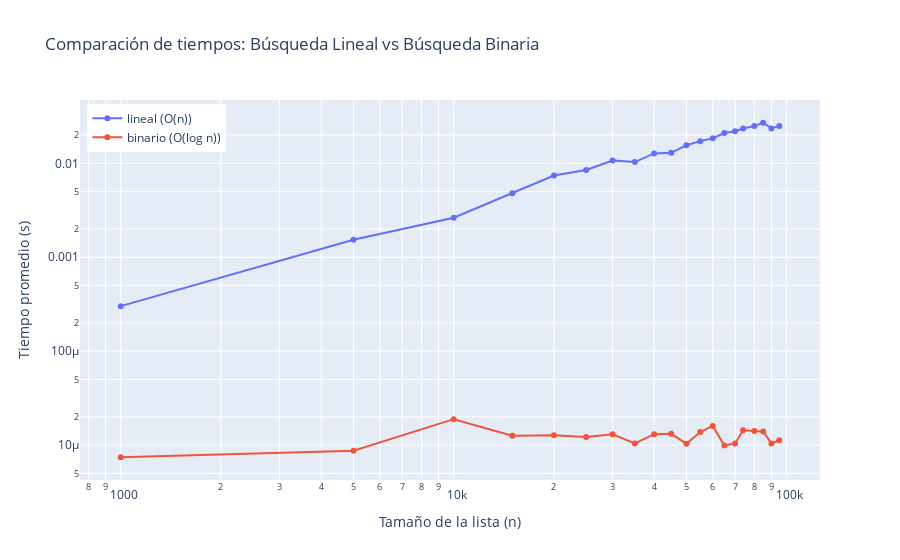

Notebook source saved alongside this figure:
### Code cell
import plotly.graph_objs as go
# Datos de ejemplo obtenidos de la celda anterior (ajusta si tienes otros valores):
sizes2 = [1000, 5000, 10000, 15000, 20000, 25000, 30000, 35000, 40000, 45000, 50000, 55000, 60000, 65000, 70000, 74000, 80000, 85000, 90000, 95000 ]#sizes = [1_000, 5_000, 10_000, 20_000]
mean_bub = []
mean_timsort = []
for n in sizes2:
    data = sorted(rand_list(n, unique=True))
    print(f"\nLista ordenada de {n} elementos")
    target = data[-1]  # peor caso aprox. para lineal
    mean_lin, s_lin = timeit(linear_search, data, target, repeat=20)
    mean_bin, s_bin = timeit(binary_search, data, target, repeat=20)
    mean_bub.append(mean_lin)
    mean_timsort.append(mean_bin)

fig = go.Figure()
fig.add_trace(go.Scatter(x=sizes2, y=mean_bub, mode='lines+markers', name='lineal (O(n))'))
fig.add_trace(go.Scatter(x=sizes2, y=mean_timsort, mode='lines+markers', name='binario (O(log n))'))
fig.update_layout(title='Comparación de tiempos: Búsqueda Lineal vs Búsqueda Binaria',
                  xaxis_title='Tamaño de la lista (n)',
                  yaxis_title='Tiempo promedio (s)',
                  legend=dict(x=0.01, y=0.99))
fig.update_yaxes(type="log")
fig.update_xaxes(type="log")

### Figure 1 — Plotly figure (JSON) as saved in the notebook; plotly's stock layout.template omitted (floating-point values rounded to 4 significant figures)
{"data": [{"mode": "lines+markers", "name": "lineal (O(n))", "type": "scatter", "x": [1000, 5000, 10000, 15000, 20000, 25000, 30000, 35000, 40000, 45000, 50000, 55000, 60000, 65000, 70000, 74000, 80000, 85000, 90000, 95000], "y": [0.0003018, 0.001538, 0.002639, 0.004801, 0.007413, 0.008493, 0.01069, 0.01031, 0.01274, 0.01292, 0.01559, 0.01723, 0.01851, 0.02103, 0.02197, 0.02344, 0.02492, 0.02703, 0.02354, 0.02501]}, {"mode": "lines+markers", "name": "binario (O(log n))", "type": "scatter", "x": [1000, 5000, 10000, 15000, 20000, 25000, 30000, 35000, 40000, 45000, 50000, 55000, 60000, 65000, 70000, 74000, 80000, 85000, 90000, 95000], "y": [7.43e-06, 8.715e-06, 1.89e-05, 1.258e-05, 1.274e-05, 1.221e-05, 1.302e-05, 1.041e-05, 1.309e-05, 1.32e-05, 1.036e-05, 1.377e-05, 1.6e-05, 9.9e-06, 1.042e-05, 1.441e-05, 1.412e-05, 1.399e-05, 1.043e-05, 1.126e-05]}], "layout": {"legend": {"x": 0.01, "y": 0.99}, "title": {"text": "Comparación de tiempos: Búsqueda Lineal vs Búsqueda Binaria"}, "xaxis": {"title": {"text": "Tamaño de la lista (n)"}, "type": "log"}, "yaxis": {"title": {"text": "Tiempo promedio (s)"}, "type": "log"}}}
